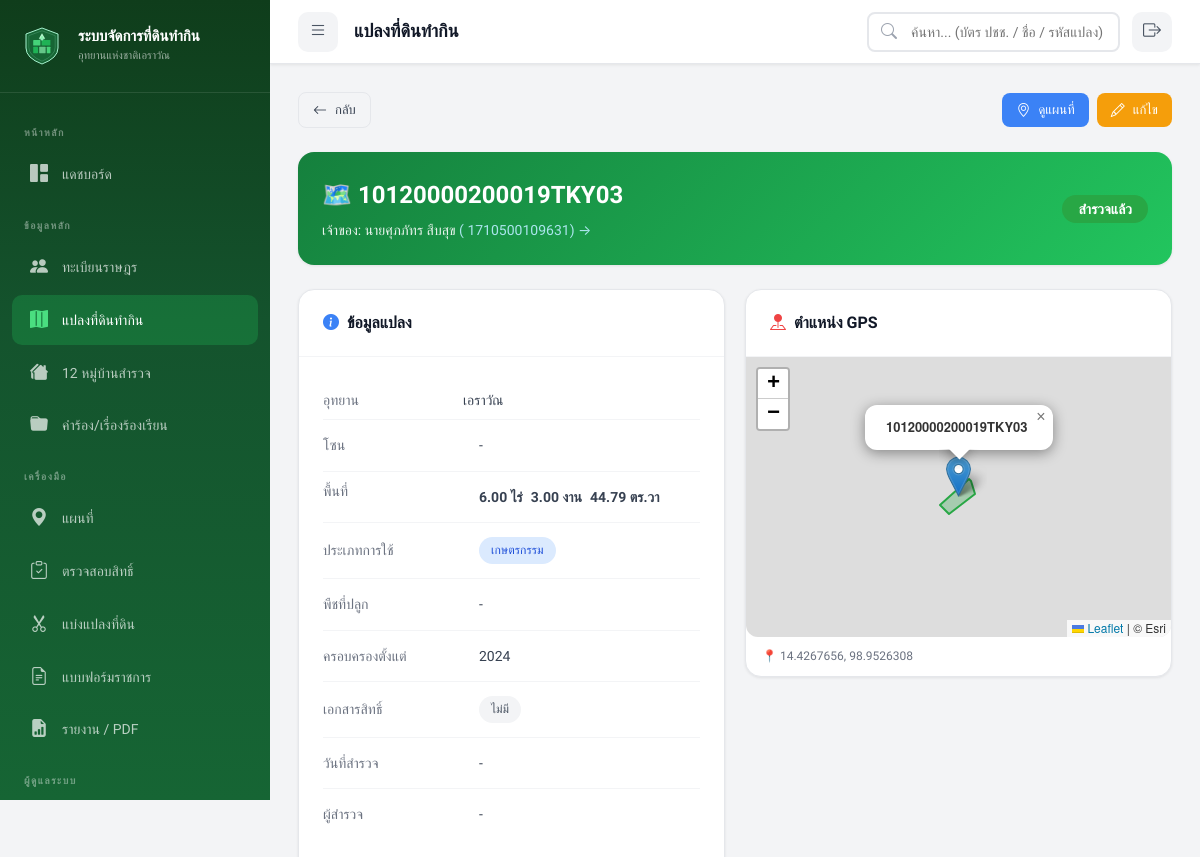
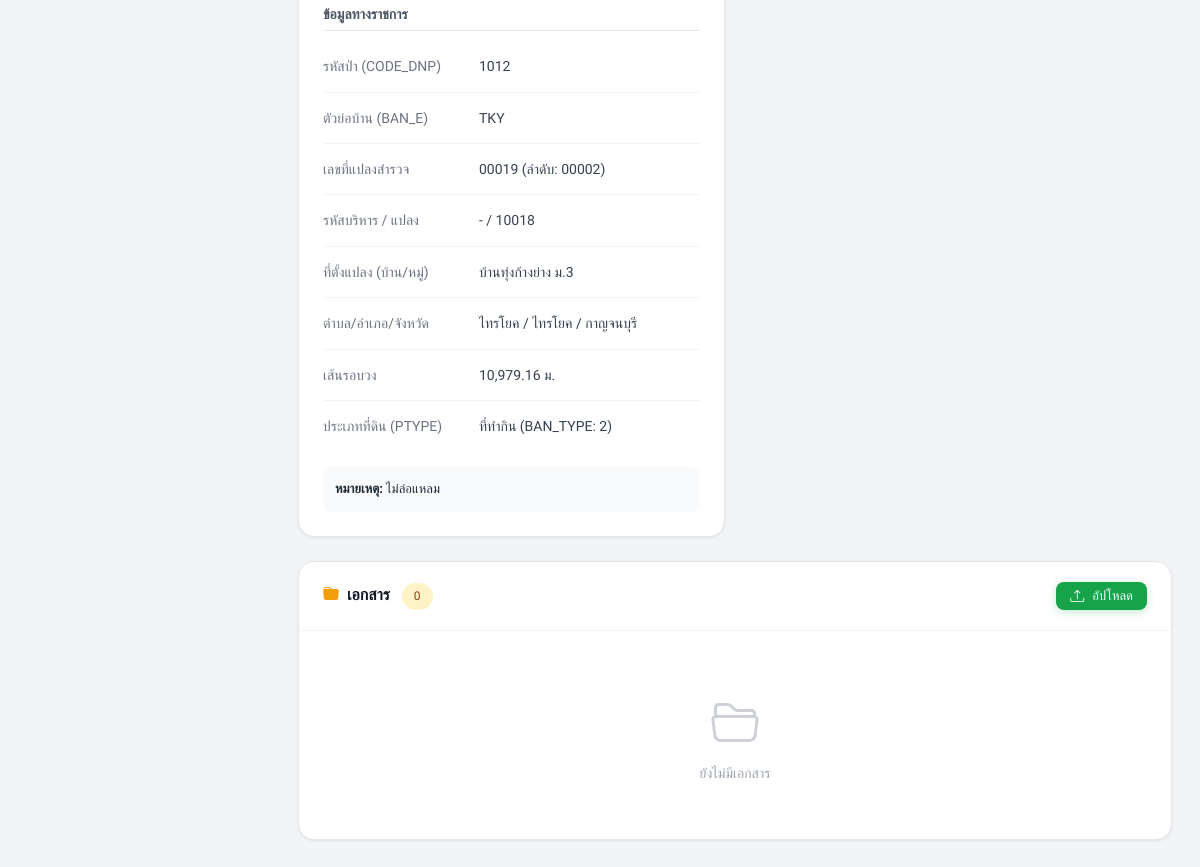
Page /index.php?page=plots&action=view&id=1280 (signed in) on the earlier database version (2 pictures, top to bottom).
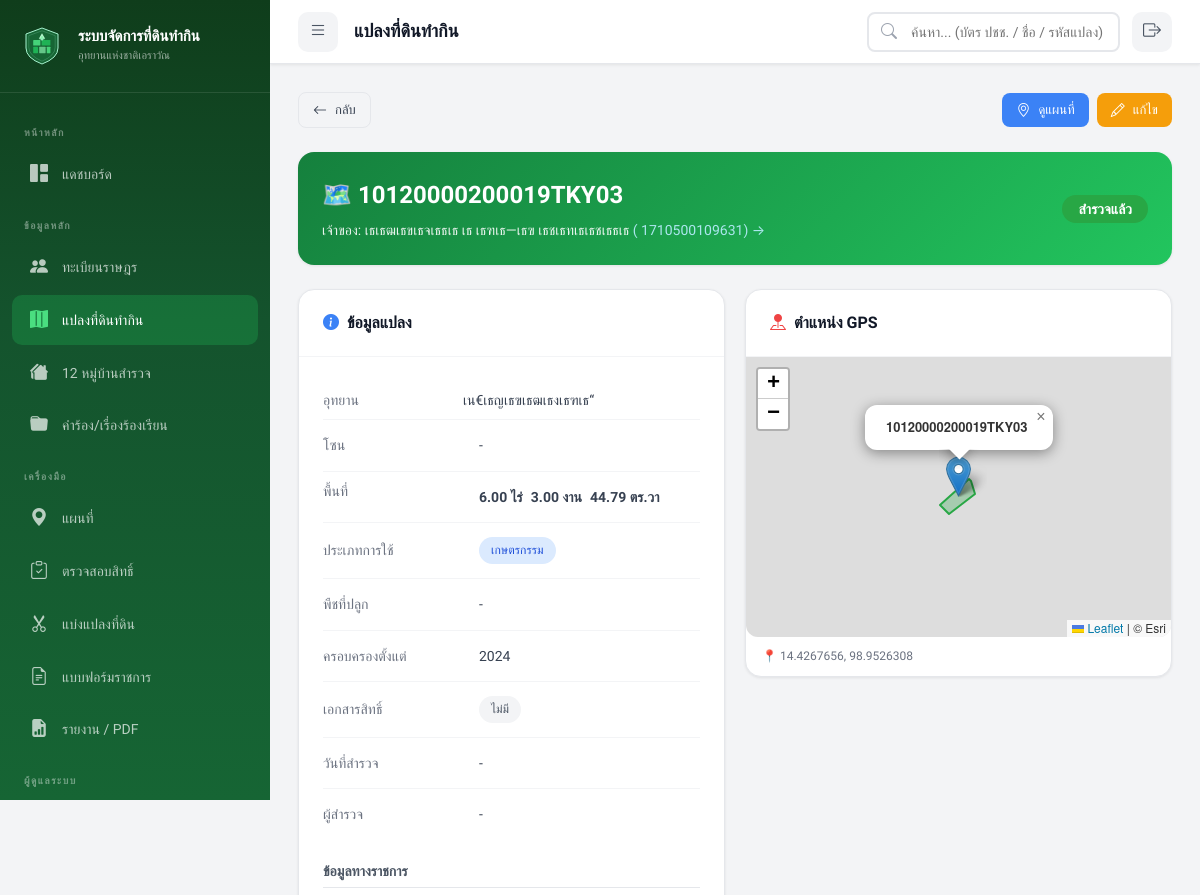
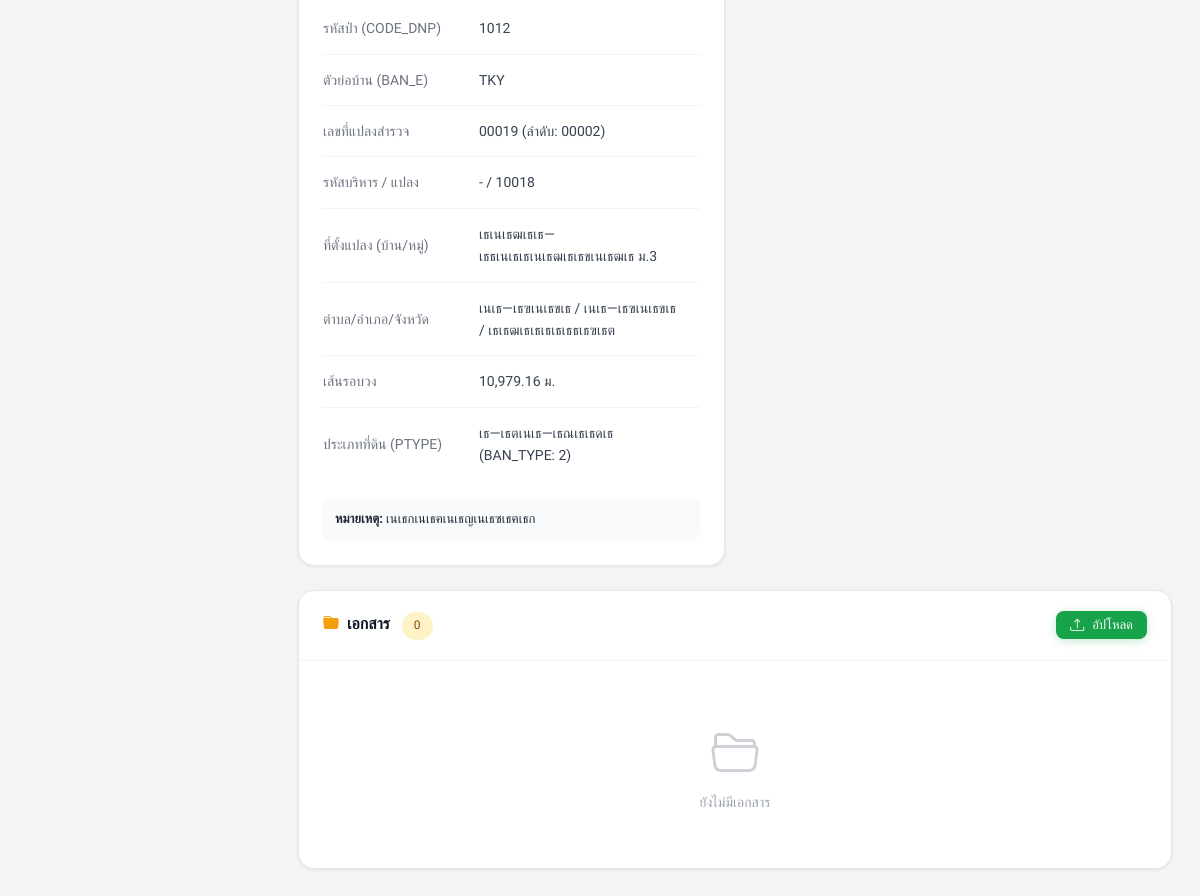
Same page on the later database version (2 pictures, top to bottom).
### tables this page shows
CREATE TABLE `land_plots` (
  `plot_id` int(11) NOT NULL AUTO_INCREMENT,
  `parent_plot_id` int(11) DEFAULT NULL,
  `allocation_type` varchar(20) DEFAULT NULL,
  `plot_code` varchar(50) NOT NULL,
  `villager_id` int(11) NOT NULL,
  `park_name` varchar(100) DEFAULT NULL,
  `zone` varchar(50) DEFAULT NULL,
  `area_rai` decimal(10,2) DEFAULT 0.00,
  `area_ngan` decimal(10,2) DEFAULT 0.00,
  `area_sqwa` decimal(10,2) DEFAULT 0.00,
  `land_use_type` enum('agriculture','residential','garden','livestock','mixed','other') DEFAULT 'agriculture',
  `crop_type` varchar(200) DEFAULT NULL,
  `latitude` decimal(10,7) DEFAULT NULL,
  `longitude` decimal(10,7) DEFAULT NULL,
  `polygon_coords` longtext DEFAULT NULL CHECK (json_valid(`polygon_coords`)),
  `occupation_since` year(4) DEFAULT NULL,
  `has_document` tinyint(1) DEFAULT 0,
  `document_type` varchar(50) DEFAULT NULL,
  `status` enum('surveyed','pending_review','temporary_permit','must_relocate','disputed') DEFAULT 'pending_review',
  `survey_date` date DEFAULT NULL,
  `surveyed_by` int(11) DEFAULT NULL,
  `plot_image_path` varchar(500) DEFAULT NULL,
  `notes` text DEFAULT NULL,
  `remark_risk` enum('not_risky','risky','risky_case','not_risky_case') DEFAULT 'not_risky',
  `watershed_class` varchar(20) DEFAULT NULL,
  `created_at` datetime DEFAULT current_timestamp(),
  `updated_at` datetime DEFAULT current_timestamp() ON UPDATE current_timestamp(),
  `code_dnp` varchar(10) DEFAULT NULL COMMENT 'เธฃเธซเธฑเธชเธเนเธฒเธญเธเธธเธฃเธฑเธเธฉเน',
  `apar_code` varchar(20) DEFAULT NULL COMMENT 'เธฃเธซเธฑเธชเนเธเธฅเธเธ—เธตเนเธเธฃเธดเธซเธฒเธฃเนเธฅเนเธง',
  `apar_no` varchar(10) DEFAULT NULL COMMENT 'เธซเธกเธฒเธขเน€เธฅเธเน€เธเธ•เนเธเธฃเธเธเธฒเธฃเธฏ',
  `num_apar` varchar(20) DEFAULT NULL COMMENT 'เธ—เธตเนเธ”เธดเธเน€เธฅเธเธ—เธตเน',
  `spar_code` varchar(20) DEFAULT NULL COMMENT 'เธฃเธซเธฑเธชเธ—เธตเนเธ”เธดเธเธชเธณเธฃเธงเธ',
  `ban_e` varchar(10) DEFAULT NULL COMMENT 'เธเธทเนเธญเธขเนเธญเธซเธกเธนเนเธเนเธฒเธเธ เธฒเธฉเธฒเธญเธฑเธเธเธคเธฉ (3 เธ•เธฑเธงเธญเธฑเธเธฉเธฃ)',
  `perimeter` decimal(10,3) DEFAULT NULL COMMENT 'เธฃเธฐเธขเธฐเธฃเธญเธเนเธเธฅเธ (เน€เธกเธ•เธฃ)',
  `ban_type` tinyint(4) DEFAULT NULL COMMENT 'เธฅเธฑเธเธฉเธ“เธฐเธซเธกเธนเนเธเนเธฒเธ (1=เนเธเน€เธเธ•, 2=เธเธญเธเน€เธเธ•เธ—เธณเธเธดเธเนเธ, 3=เธเธฒเธเน€เธเธตเนเธขเธง)',
  `num_spar` varchar(50) DEFAULT NULL COMMENT 'เน€เธฅเธเธ—เธตเนเนเธเธฅเธเธชเธณเธฃเธงเธ',
  `spar_no` varchar(10) DEFAULT NULL COMMENT 'เธฅเธณเธ”เธฑเธเธชเธณเธฃเธงเธ',
  `par_ban` varchar(50) DEFAULT NULL COMMENT 'เธเธทเนเธญเธเนเธฒเธ (เธ—เธตเนเธ•เธฑเนเธเนเธเธฅเธ)',
  `par_moo` varchar(5) DEFAULT NULL COMMENT 'เธซเธกเน (เนเธเธฅเธ)',
  `par_tam` varchar(50) DEFAULT NULL COMMENT 'เธ•เธณเธเธฅ (เนเธเธฅเธ)',
  `par_amp` varchar(50) DEFAULT NULL COMMENT 'เธญเธณเน€เธ เธญ (เนเธเธฅเธ)',
  `par_prov` varchar(50) DEFAULT NULL COMMENT 'เธเธฑเธเธซเธงเธฑเธ” (เนเธเธฅเธ)',
  `ptype` varchar(100) DEFAULT NULL COMMENT 'เธเธฃเธฐเน€เธ เธ—เธ—เธตเนเธ”เธดเธ',
  `target_fid` int(11) DEFAULT NULL COMMENT 'TARGET_FID เธญเนเธฒเธเธญเธดเธ Shapefile',
  `data_issues` text DEFAULT NULL COMMENT 'เธเธฑเธซเธฒเธเนเธญเธกเธฅเธ—เธตเนเธเธเธเธฒเธเธเธฒเธฃเธ•เธฃเธงเธเธชเธญเธ',
  PRIMARY KEY (`plot_id`),
  UNIQUE KEY `plot_code` (`plot_code`),
  KEY `surveyed_by` (`surveyed_by`),
  KEY `idx_plot_code` (`plot_code`),
  KEY `idx_villager` (`villager_id`),
  KEY `idx_status` (`status`),
  KEY `idx_coords` (`latitude`,`longitude`),
  KEY `idx_park` (`park_name`),
  KEY `idx_zone` (`zone`),
  KEY `idx_parent_plot` (`parent_plot_id`),
  CONSTRAINT `land_plots_ibfk_1` FOREIGN KEY (`villager_id`) REFERENCES `villagers` (`villager_id`) ON DELETE CASCADE,
  CONSTRAINT `land_plots_ibfk_2` FOREIGN KEY (`surveyed_by`) REFERENCES `users` (`user_id`) ON DELETE SET NULL
);

CREATE TABLE `villagers` (
  `villager_id` int(11) NOT NULL AUTO_INCREMENT,
  `id_card_number` varchar(13) NOT NULL,
  `prefix` varchar(20) DEFAULT NULL,
  `first_name` varchar(100) NOT NULL,
  `last_name` varchar(100) NOT NULL,
  `birth_date` date DEFAULT NULL,
  `phone` varchar(15) DEFAULT NULL,
  `address` text DEFAULT NULL,
  `village_no` varchar(10) DEFAULT NULL,
  `village_name` varchar(100) DEFAULT NULL,
  `sub_district` varchar(100) DEFAULT NULL,
  `district` varchar(100) DEFAULT NULL,
  `province` varchar(100) DEFAULT NULL,
  `photo_path` varchar(500) DEFAULT NULL,
  `notes` text DEFAULT NULL,
  `qualification_status` enum('pending','passed','failed') DEFAULT 'pending',
  `qual_thai_nationality` tinyint(1) DEFAULT 1,
  `qual_continuous_residence` tinyint(1) DEFAULT 1,
  `qual_no_other_land` tinyint(1) DEFAULT 1,
  `qual_no_court_order` tinyint(1) DEFAULT 1,
  `qual_no_forest_crime` tinyint(1) DEFAULT 1,
  `qual_no_revoked_rights` tinyint(1) DEFAULT 1,
  `qualification_date` date DEFAULT NULL,
  `qualification_notes` text DEFAULT NULL,
  `created_by` int(11) DEFAULT NULL,
  `created_at` datetime DEFAULT current_timestamp(),
  `updated_at` datetime DEFAULT current_timestamp() ON UPDATE current_timestamp(),
  `verification_status` enum('pending','verified') DEFAULT 'pending',
  `verified_at` datetime DEFAULT NULL,
  `verified_by` int(11) DEFAULT NULL,
  PRIMARY KEY (`villager_id`),
  UNIQUE KEY `id_card_number` (`id_card_number`),
  KEY `created_by` (`created_by`),
  KEY `idx_id_card` (`id_card_number`),
  KEY `idx_name` (`first_name`,`last_name`),
  KEY `idx_village` (`village_name`),
  CONSTRAINT `villagers_ibfk_1` FOREIGN KEY (`created_by`) REFERENCES `users` (`user_id`) ON DELETE SET NULL
);

### models/Plot.php (called while the page is built, shortened)
<?php
class Plot
{
    public static function find(int $id): ?array
    {
        $db = getDB();
        $stmt = $db->prepare("SELECT lp.*, v.prefix, v.first_name, v.last_name, v.id_card_number,
                                     u.full_name as surveyor_name
                              FROM land_plots lp
                              JOIN villagers v ON lp.villager_id = v.villager_id
                              LEFT JOIN users u ON lp.surveyed_by = u.user_id
                              WHERE lp.plot_id = :id");
        $stmt->execute(['id' => $id]);
        $result = $stmt->fetch();
        return $result ?: null;
    }
}

### models/Document.php (called while the page is built, shortened)
<?php
class Document
{
    public static function getByRelated(string $type, int $id): array
    {
        $db = getDB();
        $stmt = $db->prepare("SELECT d.*, u.full_name as uploader_name
                              FROM documents d
                              LEFT JOIN users u ON d.uploaded_by = u.user_id
                              WHERE d.related_type = :type AND d.related_id = :id
                              ORDER BY d.uploaded_at DESC");
        $stmt->execute(['type' => $type, 'id' => $id]);
        return $stmt->fetchAll();
    }
}

### views/plots/detail.php (the view, shortened to what the rows shown need)
<?php
require_once __DIR__ . '/../../models/Plot.php';
require_once __DIR__ . '/../../models/Document.php';
$id = (int) ($_GET['id'] ?? 0);
$plot = Plot::find($id);
$documents = Document::getByRelated('plot', $id);
$p = $plot;
$statusColor = PLOT_STATUS_COLORS[$p['status']] ?? '#6b7280';
?>
<div class="d-flex justify-between align-center mb-3">
    <a href="index.php?page=plots" class="btn btn-secondary btn-sm"><i class="bi bi-arrow-left"></i> กลับ</a>
    <div class="d-flex gap-1">
        <?php if ($p['latitude'] && $p['longitude']): ?>
            <a href="index.php?page=map&plot=<?= $id ?>" class="btn btn-info btn-sm"><i class="bi bi-geo-alt"></i>
                ดูแผนที่</a>
        <?php endif; ?>
        <?php if ($_SESSION['role'] !== ROLE_VIEWER): ?>
            <a href="index.php?page=plots&action=edit&id=<?= $id ?>" class="btn btn-warning btn-sm"><i
                    class="bi bi-pencil"></i> แก้ไข</a>
        <?php endif; ?>
    </div>
</div>
<div class="card mb-3"
    style="background: linear-gradient(135deg, var(--primary-700) 0%, var(--primary-500) 100%); color:white; border:none;">
    <div class="card-body" style="padding:24px;">
        <div style="display:flex; justify-content:space-between; align-items:center; flex-wrap:wrap; gap:16px;">
            <div>
                <h2 style="font-size:24px; margin-bottom:4px;">🗺️
                    <?= htmlspecialchars($p['plot_code']) ?>
                </h2>
                <p style="opacity:0.9;">
                    เจ้าของ:
                    <?= htmlspecialchars(($p['prefix'] ?? '') . $p['first_name'] . ' ' . $p['last_name']) ?>
                    <a href="index.php?page=villagers&action=view&id=<?= $p['villager_id'] ?>" style="color:#bef;">
                        (
                        <?= $p['id_card_number'] ?>) →
                    </a>
                </p>
            </div>
            <div style="text-align:right;">
                <span
                    style="background:<?= $statusColor ?>; padding:6px 16px; border-radius:20px; font-weight:600; font-size:14px;">
                    <?= PLOT_STATUS_LABELS[$p['status']] ?? $p['status'] ?>
                </span>
            </div>
        </div>
    </div>
</div>
<div class="plot-detail-grid">
    <div class="card">
        <div class="card-header">
            <h3><i class="bi bi-info-circle-fill" style="color:var(--info);margin-right:8px;"></i>ข้อมูลแปลง</h3>
        </div>
        <div class="card-body">
            <table style="width:100%;">
                <tr>
                    <td style="padding:8px 0;color:var(--gray-500);width:140px;">อุทยาน</td>
                    <td style="padding:8px 0;">
                        <?= htmlspecialchars($p['park_name'] ?? '-') ?>
                    </td>
                </tr>
                <tr>
                    <td style="padding:8px 0;color:var(--gray-500);">โซน</td>
                    <td>
                        <?= htmlspecialchars($p['zone'] ?? '-') ?>
                    </td>
                </tr>
                <tr>
                    <td style="padding:8px 0;color:var(--gray-500);vertical-align:top;">พื้นที่</td>
                    <td>
                        <div style="font-weight:600; display:flex; flex-wrap:wrap; gap:8px;">
                            <span><?= $p['area_rai'] ?> ไร่</span>
                            <span><?= $p['area_ngan'] ?> งาน</span>
                            <span><?= $p['area_sqwa'] ?> ตร.วา</span>
                        </div>
                    </td>
                </tr>
                <tr>
                    <td style="padding:8px 0;color:var(--gray-500);">ประเภทการใช้</td>
                    <td><span class="badge badge-info">
                            <?= LAND_USE_LABELS[$p['land_use_type']] ?? $p['land_use_type'] ?>
                        </span></td>
                </tr>
                <tr>
                    <td style="padding:8px 0;color:var(--gray-500);">พืชที่ปลูก</td>
                    <td>
                        <?= htmlspecialchars($p['crop_type'] ?? '-') ?>
                    </td>
                </tr>
                <tr>
                    <td style="padding:8px 0;color:var(--gray-500);">ครอบครองตั้งแต่</td>
                    <td>
                        <?= htmlspecialchars($p['occupation_since'] ?? '-') ?>
                    </td>
                </tr>
                <tr>
                    <td style="padding:8px 0;color:var(--gray-500);">เอกสารสิทธิ์</td>
                    <td>
                        <?= $p['has_document'] ? '<span class="badge badge-success">มี</span> ' . htmlspecialchars($p['document_type'] ?? '') : '<span class="badge badge-gray">ไม่มี</span>' ?>
                    </td>
                </tr>
                <tr>
                    <td style="padding:8px 0;color:var(--gray-500);">วันที่สำรวจ</td>
                    <td>
                        <?= $p['survey_date'] ? date('d/m/Y', strtotime($p['survey_date'])) : '-' ?>
                    </td>
                </tr>
                <tr>
                    <td style="padding:8px 0;color:var(--gray-500);">ผู้สำรวจ</td>
                    <td>
                        <?= htmlspecialchars($p['surveyor_name'] ?? '-') ?>
                    </td>
                </tr>
            </table>
            <h4 style="font-size:14px; color:var(--gray-600); margin:20px 0 10px; border-bottom:1px solid var(--gray-200); padding-bottom:5px;">
                ข้อมูลทางราชการ
            </h4>
            <table style="width:100%;">
                <tr>
                    <td style="padding:4px 0;color:var(--gray-500);width:140px;">รหัสป่า (CODE_DNP)</td>
                    <td><?= htmlspecialchars($p['code_dnp'] ?? '-') ?></td>
                </tr>
                <tr>
                    <td style="padding:4px 0;color:var(--gray-500);">ตัวย่อบ้าน (BAN_E)</td>
                    <td><?= htmlspecialchars($p['ban_e'] ?? '-') ?></td>
                </tr>
                <tr>
                    <td style="padding:4px 0;color:var(--gray-500);">เลขที่แปลงสำรวจ</td>
                    <td><?= htmlspecialchars($p['num_spar'] ?? '-') ?> (ลำดับ: <?= htmlspecialchars($p['spar_no'] ?? '-') ?>)</td>
                </tr>
                <tr>
                    <td style="padding:4px 0;color:var(--gray-500);">รหัสบริหาร / แปลง</td>
                    <td><?= htmlspecialchars($p['apar_code'] ?? '-') ?> / <?= htmlspecialchars($p['num_apar'] ?? '-') ?></td>
                </tr>
                <tr>
                    <td style="padding:4px 0;color:var(--gray-500);">ที่ตั้งแปลง (บ้าน/หมู่)</td>
                    <td><?= htmlspecialchars($p['par_ban'] ?? '-') ?> ม.<?= htmlspecialchars($p['par_moo'] ?? '-') ?></td>
                </tr>
                <tr>
                    <td style="padding:4px 0;color:var(--gray-500);">ตำบล/อำเภอ/จังหวัด</td>
                    <td><?= htmlspecialchars($p['par_tam'] ?? '-') ?> / <?= htmlspecialchars($p['par_amp'] ?? '-') ?> / <?= htmlspecialchars($p['par_prov'] ?? '-') ?></td>
                </tr>
                <tr>
                    <td style="padding:4px 0;color:var(--gray-500);">เส้นรอบวง</td>
                    <td><?= $p['perimeter'] ? number_format($p['perimeter'], 2) . ' ม.' : '-' ?></td>
                </tr>
                <tr>
                    <td style="padding:4px 0;color:var(--gray-500);">ประเภทที่ดิน (PTYPE)</td>
                    <td><?= htmlspecialchars($p['ptype'] ?? '-') ?> (BAN_TYPE: <?= htmlspecialchars($p['ban_type'] ?? '-') ?>)</td>
                </tr>
            </table>
            <?php if ($p['notes']): ?>
                <div style="margin-top:16px; padding:12px; background:var(--gray-50); border-radius:8px; font-size:13px;">
                    <strong>หมายเหตุ:</strong>
                    <?= nl2br(htmlspecialchars($p['notes'])) ?>
                </div>
            <?php endif; ?>
        </div>
    </div>
    <div>
        <?php if ($p['latitude'] && $p['longitude']): ?>
            <div class="card">
                <div class="card-header">
                    <h3><i class="bi bi-pin-map-fill" style="color:var(--danger); margin-right:8px;"></i>ตำแหน่ง GPS</h3>
                </div>
                <div class="card-body" style="padding:0;">
                    <div id="detailMap" style="height:280px; border-radius:0 0 12px 12px;"></div>
                    <div style="padding:10px 16px; font-size:12px; color:var(--gray-500);">
                        📍
                        <?= $p['latitude'] ?>,
                        <?= $p['longitude'] ?>
                    </div>
                </div>
            </div>
        <?php endif; ?>
    </div>
</div>
<div class="card mt-3">
    <div class="card-header">
        <h3><i class="bi bi-folder-fill" style="color:var(--warning); margin-right:8px;"></i>เอกสาร
            <span class="badge badge-warning" style="margin-left:8px;">
                <?= count($documents) ?>
            </span>
        </h3>
        <?php if ($_SESSION['role'] !== ROLE_VIEWER): ?>
            <button class="btn btn-primary btn-sm" onclick="document.getElementById('uploadModal').classList.add('show')">
                <i class="bi bi-upload"></i> อัปโหลด
            </button>
        <?php endif; ?>
    </div>
    <div class="card-body">
        <?php if (empty($documents)): ?>
            <div class="empty-state" style="padding:30px;"><i class="bi bi-folder2-open"></i>
                <p>ยังไม่มีเอกสาร</p>
            </div>
        <?php endif; ?>
    </div>
</div>

Differences in the rows shown:
changed land_plots "10120000200019TKY03": villager.last_name "นายศุภภัทร สืบสุข" → "เธเธฒเธขเธจเธธเธ เธ เธฑเธ—เธฃ เธชเธทเธเธชเธธเธ"; park_name "เอราวัณ" → "เน€เธญเธฃเธฒเธงเธฑเธ“"; par_ban "บ้านทุ่งก้างย่าง" → "เธเนเธฒเธเธ—เธธเนเธเธเนเธฒเธเธขเนเธฒเธ"; par_tam "ไทรโยค" → "เนเธ—เธฃเนเธขเธ"; par_amp "ไทรโยค" → "เนเธ—เธฃเนเธขเธ"; par_prov "กาญจนบุรี" → "เธเธฒเธเธเธเธเธธเธฃเธต"; ptype "ที่ทำกิน" → "เธ—เธตเนเธ—เธณเธเธดเธ"; notes "ไม่ล่อแหลม" → "เนเธกเนเธฅเนเธญเนเธซเธฅเธก"
